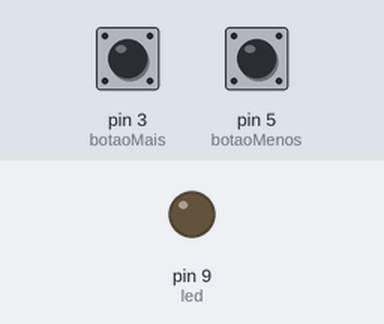
A sketch run on a simulated Arduino Uno, built with avr-gcc and run on an emulated ATmega328P. Parts: output pins drawn as LEDs (lit = HIGH). The inputs (shaded band) are chosen by the test bench; at power-on: pin 3 (botaoMais) HIGH, pin 5 (botaoMenos) HIGH.

Above: at 1.2 s.
1.3 s: pin 3 (botaoMais) pulled LOW for 0.15 s
At 1.6 s:
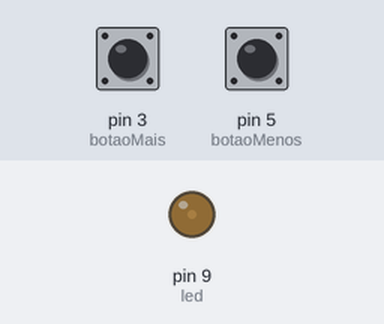
2.9 s: pin 5 (botaoMenos) pulled LOW for 0.15 s
At 4.0 s:
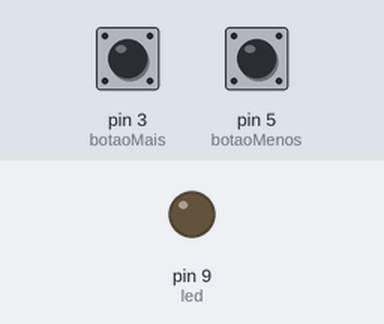
4.5 s: pin 3 (botaoMais) pulled LOW for 1 s
At 5.2 s:
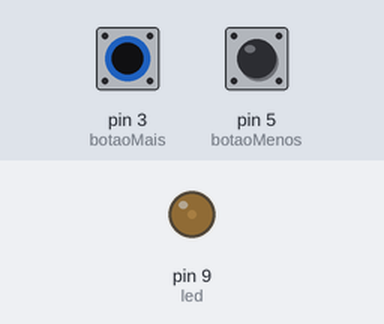
7.0 s: pin 5 (botaoMenos) pulled LOW for 1 s
At 8.3 s:
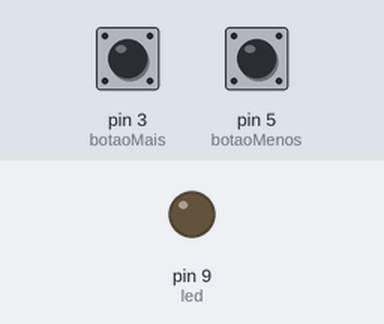
9.5 s: pin 3 (botaoMais) pulsed LOW 5 times (0.12 s each, 0.3 s apart)
At 11.1 s:
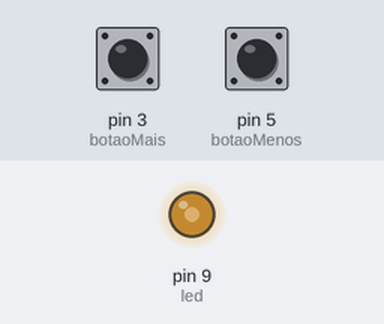
12.5 s: pin 3 (botaoMais) pulled LOW for 0.15 s
At 13.7 s:
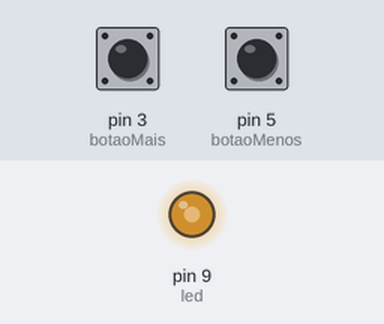
Timing chart, 0 to 15.1 s (numbered marks = the images above; inputs shaded):
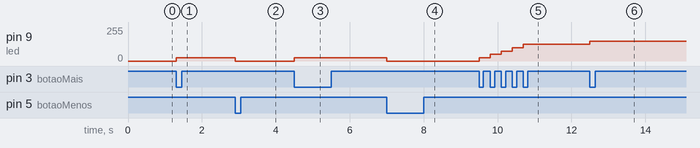

Measured:
- after the input at 1.3 s, pin 9 (led): 0/255 → 25/255 at once
- after the input at 2.9 s, pin 9 (led): 25/255 → 0/255 at once
- after the input at 4.5 s, pin 9 (led): 0/255 → 25/255 at once
- after the input at 7.0 s, pin 9 (led): 25/255 → 0/255 at once
- after the input at 9.5 s, pin 9 (led): moves from 0/255 to 125/255 over 1.2 s, starting at once
- after the input at 12.5 s, pin 9 (led): 125/255 → 150/255 at once

The sketch:

atividade_16.1_controle_manual_de_velocidade_.ino
```cpp
int led = 9;
int botaoMais = 3;
int botaoMenos = 5;

int velocidade = 0;

int estadoMais = HIGH;
int estadoMenos = HIGH;

void setup()
{
  pinMode(led, OUTPUT);
  pinMode(botaoMais, INPUT_PULLUP);
  pinMode(botaoMenos, INPUT_PULLUP);
}

void loop()
{
  int leituraMais = digitalRead(botaoMais);
  int leituraMenos = digitalRead(botaoMenos);

  if (leituraMais == LOW && estadoMais == HIGH) {
    velocidade += 25;

    if (velocidade > 255) {
      velocidade = 255;
    }
  }

  if (leituraMenos == LOW && estadoMenos == HIGH) {
    velocidade -= 25;

    if (velocidade < 0) {
      velocidade = 0;
    }
  }

  analogWrite(led, velocidade);

  estadoMais = leituraMais;
  estadoMenos = leituraMenos;
}
```
